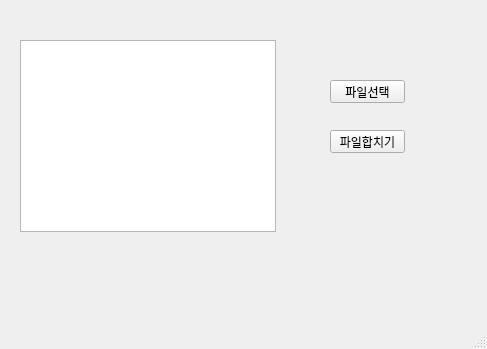
<?xml version="1.0" encoding="UTF-8"?>
<ui version="4.0">
 <class>MainWindow</class>
 <widget class="QMainWindow" name="MainWindow">
  <property name="geometry">
   <rect>
    <x>0</x>
    <y>0</y>
    <width>487</width>
    <height>349</height>
   </rect>
  </property>
  <property name="windowTitle">
   <string>MainWindow</string>
  </property>
  <widget class="QWidget" name="centralwidget">
   <widget class="QTextBrowser" name="textBrowser">
    <property name="geometry">
     <rect>
      <x>20</x>
      <y>40</y>
      <width>256</width>
      <height>192</height>
     </rect>
    </property>
   </widget>
   <widget class="QPushButton" name="pushButton">
    <property name="geometry">
     <rect>
      <x>330</x>
      <y>80</y>
      <width>75</width>
      <height>23</height>
     </rect>
    </property>
    <property name="text">
     <string>파일선택</string>
    </property>
   </widget>
   <widget class="QPushButton" name="pushButton_2">
    <property name="geometry">
     <rect>
      <x>330</x>
      <y>130</y>
      <width>75</width>
      <height>23</height>
     </rect>
    </property>
    <property name="text">
     <string>파일합치기</string>
    </property>
   </widget>
  </widget>
  <widget class="QMenuBar" name="menubar">
   <property name="geometry">
    <rect>
     <x>0</x>
     <y>0</y>
     <width>487</width>
     <height>21</height>
    </rect>
   </property>
  </widget>
  <widget class="QStatusBar" name="statusbar"/>
 </widget>
 <resources/>
 <connections/>
</ui>
